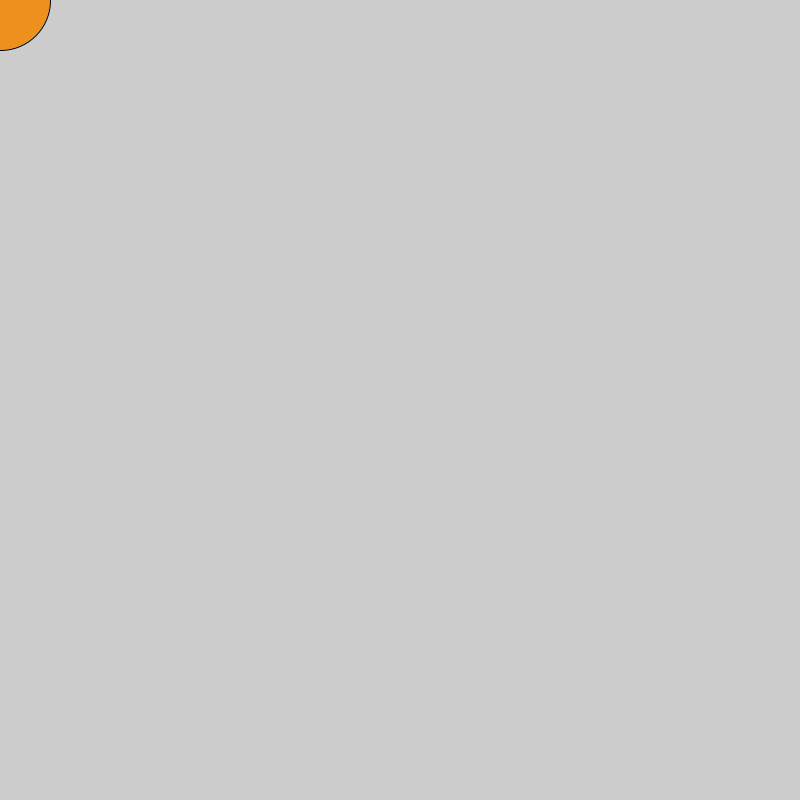
Frame 1 (no input)
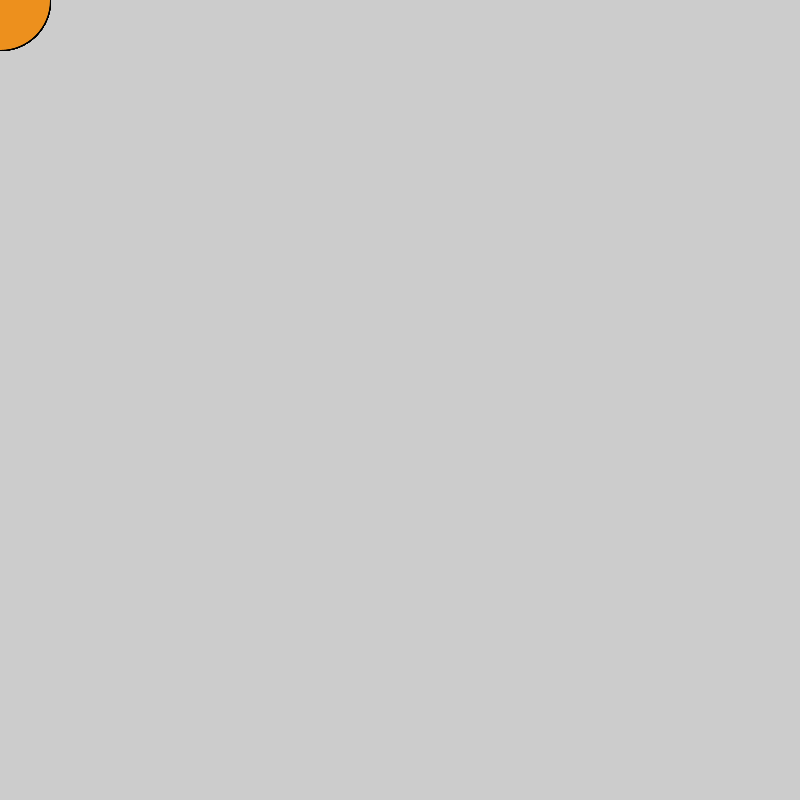
Frame 60 (the mouse pressed at the canvas centre just before this capture)
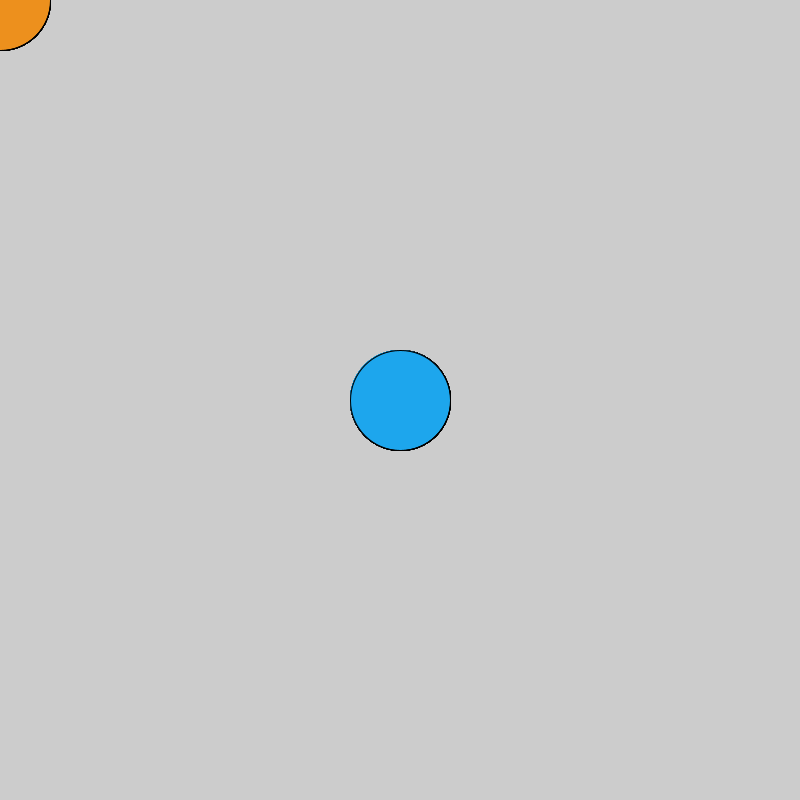
Frame 120 (the mouse held since frame 60 and released just before this capture)

The Processing sketch that drew these frames (run headless with seeded random() and noise(); from frame 60 on, the mouse is pressed at the canvas centre):

// Processing sketch: LogicalDot
// ── LogicalDot.pde
void setup()
{
  size(800,800);
  
  
}

void draw()
{
  if(mousePressed)
  {
  fill(#1DA6ED);
  ellipse(mouseX,mouseY,100,100);
  }
  else
  {
     fill(#ED901D);
  ellipse(mouseX,mouseY,100,100);
    
  }
}
